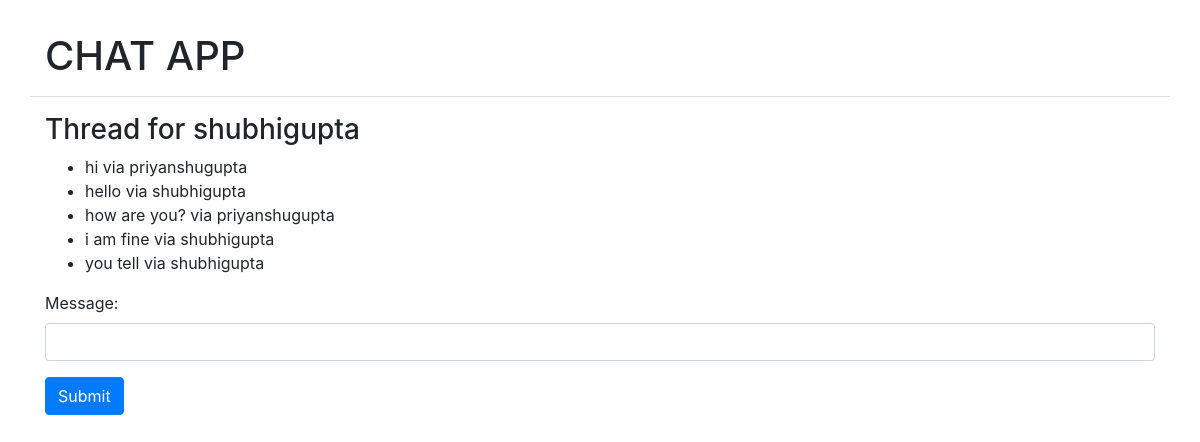
/messages/shubhigupta (signed in), run on the app's committed database.
### chat/models.py (models this page shows, shortened)
class Thread(models.Model):
    first        = models.ForeignKey(settings.AUTH_USER_MODEL, on_delete=models.CASCADE, related_name='chat_thread_first')
    second       = models.ForeignKey(settings.AUTH_USER_MODEL, on_delete=models.CASCADE, related_name='chat_thread_second')
    updated      = models.DateTimeField(auto_now=True)
    timestamp    = models.DateTimeField(auto_now_add=True)
    objects      = ThreadManager()

class ChatMessage(models.Model):
    thread      = models.ForeignKey(Thread, null=True, blank=True, on_delete=models.SET_NULL)
    user        = models.ForeignKey(settings.AUTH_USER_MODEL, verbose_name='sender', on_delete=models.CASCADE)
    message     = models.TextField()
    timestamp   = models.DateTimeField(auto_now_add=True)

### chat/views.py (the view, shortened to what this page needs)
# urls.py: re_path(r"^(?P<username>[\w.@+-]+)", ThreadView.as_view()),
class ThreadView(LoginRequiredMixin, FormMixin, DetailView):
    template_name = 'chat/thread.html'
    form_class = ComposeForm
    success_url = './'
    def get_object(self):
        other_username  = self.kwargs.get("username")
        obj, created    = Thread.objects.get_or_new(self.request.user, other_username)
        if obj == None:
            raise Http404
        return obj
    def get_context_data(self, **kwargs):
        context = super().get_context_data(**kwargs)
        context['form'] = self.get_form()
        return context

### chat/forms.py
class ComposeForm(forms.Form):
    message = forms.CharField(
            widget=forms.TextInput(
                attrs={"class": "form-control"}
                )
            )

### chat/models.py (called while the page is built, shortened)
    def get_or_new(self, user, other_username): # get_or_create
        username = user.username
        if username == other_username:
            return None
        qlookup1 = Q(first__username=username) & Q(second__username=other_username)
        qlookup2 = Q(first__username=other_username) & Q(second__username=username)
        qs = self.get_queryset().filter(qlookup1 | qlookup2).distinct()
        if qs.count() == 1:
            return qs.first(), False
        elif qs.count() > 1:
            return qs.order_by('timestamp').first(), False

### chat/templates/chat/thread.html (shortened to what this page needs)
{% extends "base.html" %}
{% block content %}
<h3>Thread for {% if user != object.first %}{{ object.first }}{% else %}{{ object.second }}{% endif %}</h3>
<ul id='chat-items'>
{% for chat in object.chatmessage_set.all %}
<li>{{ chat.message }} via {{ chat.user }}</li>
{% endfor %}
</ul>
<form id='form' method='POST'> {% csrf_token %}
{{form.as_p }}
<input type='submit' class='btn btn-primary'/>
</form>
{% endblock %}

### data on the page
Thread: first "shubhigupta"
ChatMessage: message "hi", user "priyanshugupta"
ChatMessage: message "hello", user "shubhigupta"
ChatMessage: message "how are you?", user "priyanshugupta"
ChatMessage: message "i am fine", user "shubhigupta"
ChatMessage: message "you tell", user "shubhigupta"
